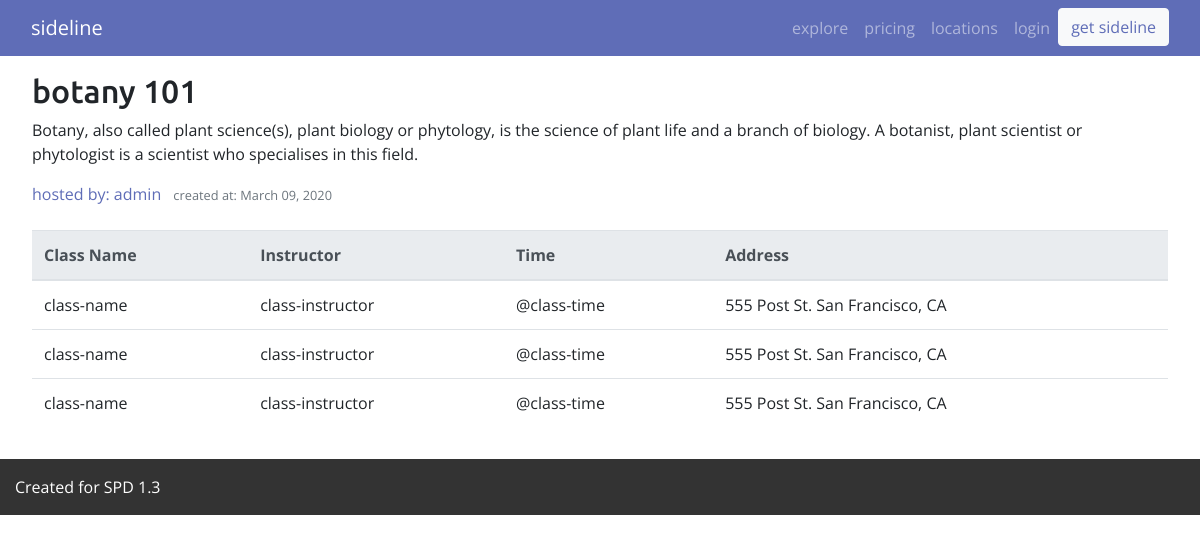
/hobbies/12/, run on the app's committed database.
### hobbies/models.py (models this page shows, shortened)
class Hobbies(models.Model):
    title = models.CharField(max_length=100)
    content = models.TextField()
    img_url = models.URLField(max_length=1000, default="https://www.okea.org/wp-content/uploads/2019/10/placeholder.png")
    date_posted = models.DateTimeField(default=timezone.now)
    author = models.ForeignKey(User, on_delete=models.SET_NULL, null=True)

### hobbies/views.py (the view)
# urls.py: path('hobbies/<int:pk>/', HobbiesDetailView.as_view(), name='hobbies-detail'),
class HobbiesDetailView(DetailView):
    model = Hobbies

### hobbies/templates/hobbies/hobbies_detail.html (shortened to what this page needs)
{% extends "hobbies/base.html" %}
{% block content %}
        <div class="">
            <div class="">
                <h2 class="">{{ object.title }}</h2>
                <p class="">{{ object.content }}</p>
                <div class="">
                    <a class="mr-2" href="#">hosted by: {{ object.author }}</a>
                    <small class="text-muted">created at: {{ object.date_posted|date:"F d, Y" }}</small>
                </div>
            </div>
            <br>
            <table class="table table-hover">
                <thead class="thead-light">
                    <tr>
                        <th scope="col">Class Name</th>
                        <th scope="col">Instructor</th>
                        <th scope="col">Time</th>
                        <th scope="col">Address</th>
                    </tr>
                </thead>
                <tbody>
                    <tr>
                        <td>class-name</td>
                        <td>class-instructor</td>
                        <td>@class-time</td>
                        <td>555 Post St. San Francisco, CA</td>
                    </tr>
                    <tr>
                        <td>class-name</td>
                        <td>class-instructor</td>
                        <td>@class-time</td>
                        <td>555 Post St. San Francisco, CA</td>
                    </tr>
                    <tr>
                        <td>class-name</td>
                        <td>class-instructor</td>
                        <td>@class-time</td>
                        <td>555 Post St. San Francisco, CA</td>
                    </tr>
                </tbody>
            </table>
        </div>
{% endblock content %}

### static/css/style.css (style rules this page uses)
html, body { font-family: 'Open Sans', sans-serif; }
h1, h2, h3, h4, h5 { font-family: 'Ubuntu', sans-serif; }
a { color: #5f6db7; }

### data on the page
Hobbies: title "botany 101", content "Botany, also called plant science(s), plant biology or phytology, is the science of plant life and a branch of biology. A botanist, plant scientist or phytologist is a scientist who specialises in this field.", author "admin", date_posted "March 09, 2020"
